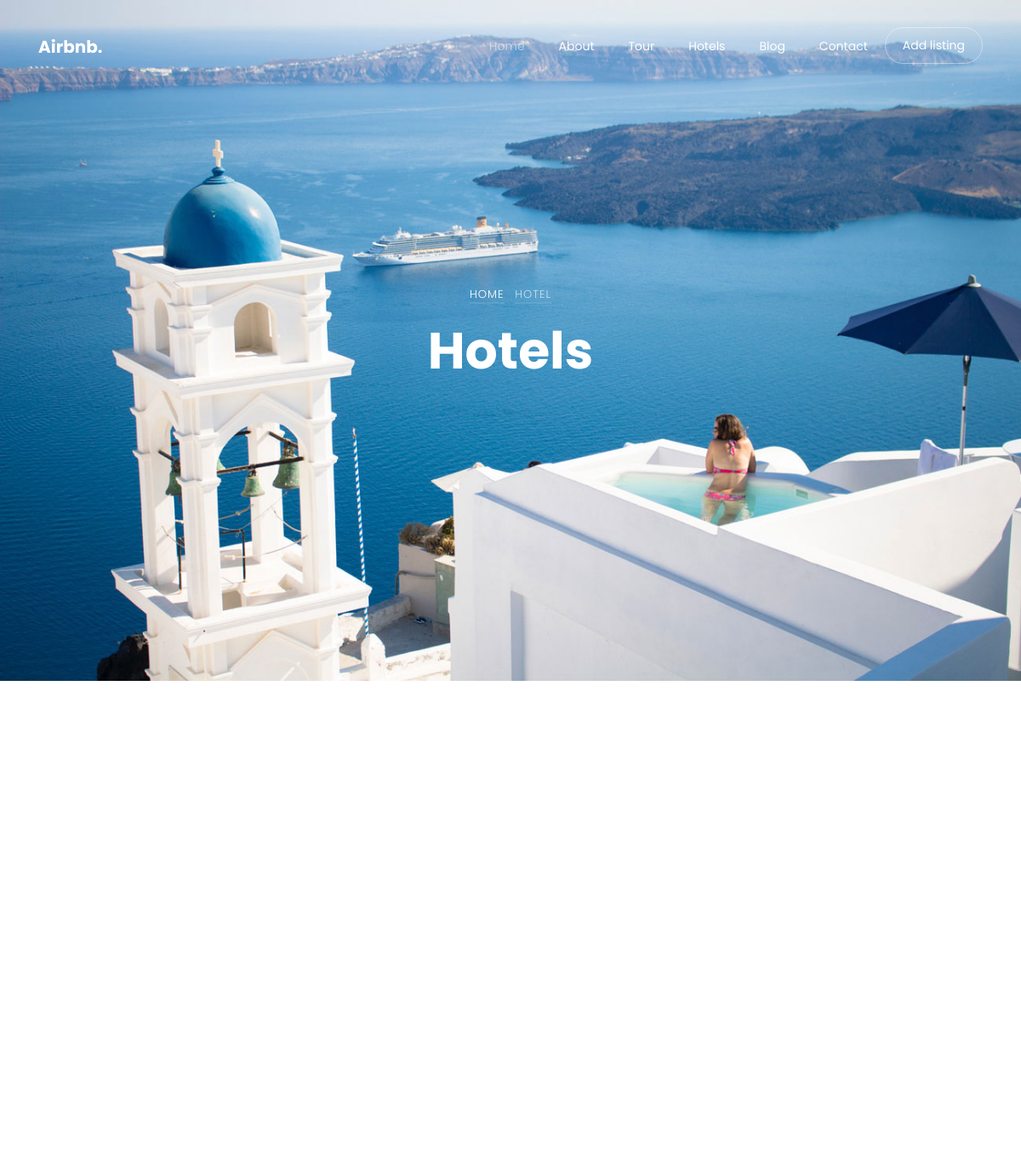
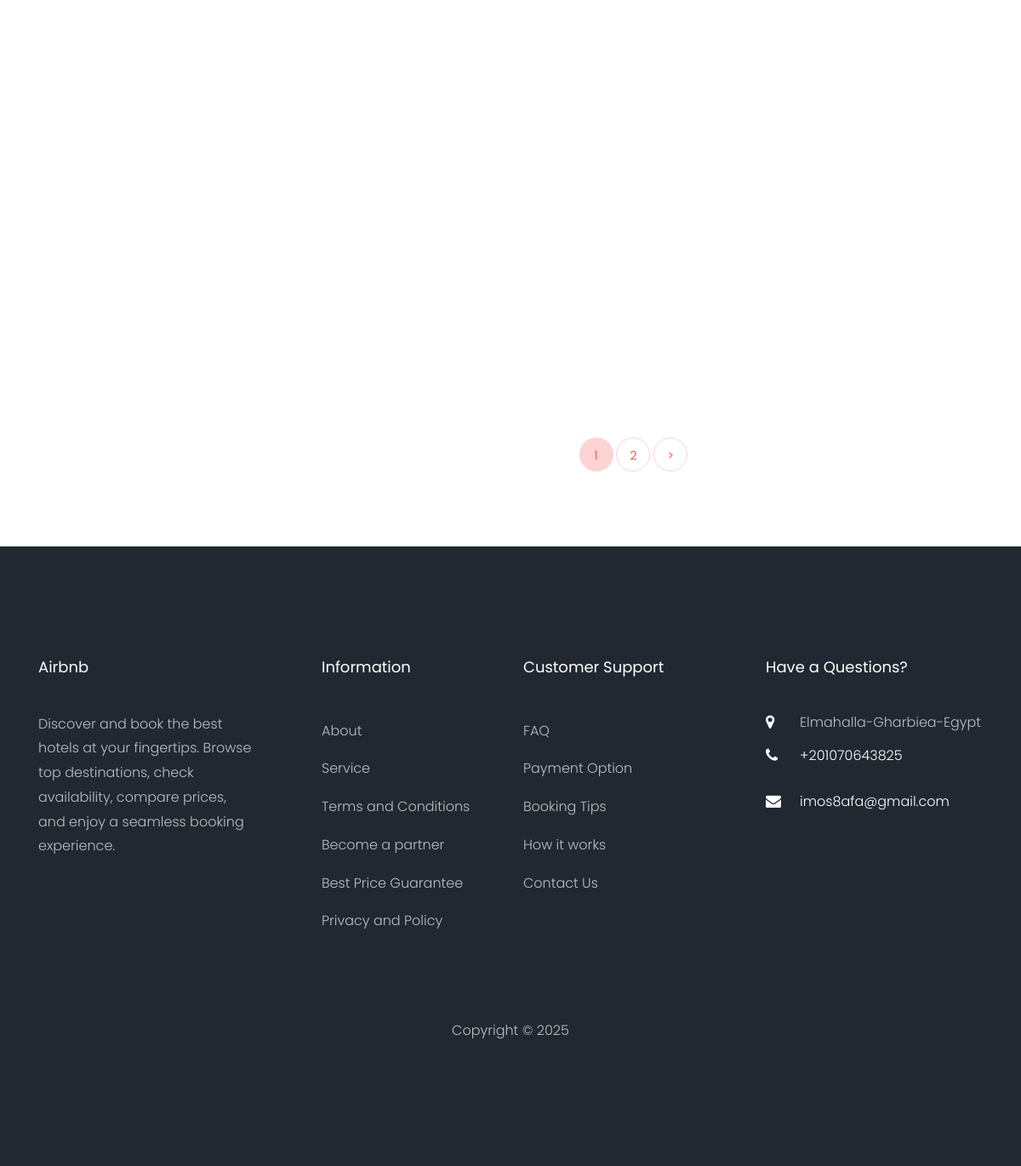
Screenshot of /property/ with the database file from the repository (2 pictures, top to bottom).
### settings/models.py (models this page shows, shortened)
class Settings(models.Model):
    site_name = models.CharField(max_length=200)
    logo = models.ImageField(upload_to="settings/")
    address = models.TextField(max_length=500)
    email = models. EmailField(max_length=300)
    phone = models.CharField(max_length=13)
    description = models.TextField(max_length=1500)
    fb_link = models.URLField(max_length=200)
    x_link = models.URLField(max_length=200)
    instagram_link = models.URLField(max_length=200)

### property/views.py (the view)
# urls.py: path('', PropertyList.as_view(), name = 'property_list' ),
class PropertyList(FilterView):
    model = Property
    paginate_by = 6
    filterset_class = PropertyFilter
    template_name = 'property/property_list.html'

### property/models.py (called while the page is built)
    def __str__(self):
        return self.name

    def get_absolute_url(self):
        return reverse('property:property_details',kwargs={'slug':self.slug})

    def __str__(self):
        return self.name

    def __str__(self):
        return self.name

### property/templates/property/property_list.html (shortened to what this page needs)
{% extends "base.html" %}
{% load static %}
{% block body %}
<div
  class="hero-wrap js-fullheight"
  style="background-image: url('{% static 'images/bg_5.jpg' %}')"
>
  <div class="container">
    <div
      class="row no-gutters slider-text js-fullheight align-items-center justify-content-center"
      data-scrollax-parent="true"
    >
      <div
        class="col-md-9 ftco-animate text-center"
        data-scrollax=" properties: { translateY: '70%' }"
      >
        <p
          class="breadcrumbs"
          data-scrollax="properties: { translateY: '30%', opacity: 1.6 }"
        >
          <span class="mr-2"><a href="index.html">Home</a></span>
          <span>Hotel</span>
        </p>
        <h1
          class="mb-3 bread"
          data-scrollax="properties: { translateY: '30%', opacity: 1.6 }"
        >
          Hotels
        </h1>
      </div>
    </div>
  </div>
</div>
<section class="ftco-section ftco-degree-bg">
  <div class="container">
    <div class="row">
      <div class="col-lg-3">
      </div>
      <div class="col-lg-9">
        <div class="row">
        </div>
        {% if is_paginated %}
        <div class="row mt-5">
          <div class="col text-center">
            <div class="block-27">
              <ul>
                {% for i in paginator.page_range %}
                {% if page_obj.number == i %}
                <li class="active"><span>{{i}}</span></li>
                {% else %}
                <li><a href="?page={{i}}">{{i}}</a></li>
                {% endif %} {% endfor %} {% if page_obj.has_next%}
                <li><a href="?page={{ page_obj.next_page_number}}">&gt;</a></li>
                {% else %}
                <li class="disabled"></li>
                {% endif %}
              </ul>
            </div>
            {% endif %}
          </div>
        </div>
      </div>
    </div>
  </div>
</section>
{% endblock %}

### templates/base.html (shortened to what this page needs)
{% load static %}
<!DOCTYPE html>
<html lang="en">
  <head>
    <link
      rel="stylesheet"
      href="{% static 'css/open-iconic-bootstrap.min.css' %}"
    />
    <link rel="stylesheet" href="{% static 'css/animate.css' %}" />
    <link rel="stylesheet" href="{% static 'css/owl.carousel.min.css' %}" />
    <link
      rel="stylesheet"
      href="{% static 'css/owl.theme.default.min.css' %}"
    />
    <link rel="stylesheet" href="{% static 'css/magnific-popup.css' %}" />
    <link rel="stylesheet" href="{% static 'css/aos.css' %}" />
    <link rel="stylesheet" href="{% static 'css/ionicons.min.css' %}" />
    <link rel="stylesheet" href="{% static 'css/bootstrap-datepicker.css' %}" />
    <link rel="stylesheet" href="{% static 'css/jquery.timepicker.css' %}" />
    <link rel="stylesheet" href="{% static 'css/flaticon.css' %}" />
    <link rel="stylesheet" href="{% static 'css/icomoon.css' %}" />
    <link rel="stylesheet" href="{% static 'css/style.css' %}" />
  </head>
  <body>
    <nav
      class="navbar navbar-expand-lg navbar-dark ftco_navbar bg-dark ftco-navbar-light"
      id="ftco-navbar"
    >
      <div class="container">
        <a class="navbar-brand" href="index.html">{{footer.site_name}}.</a>
        <div class="collapse navbar-collapse" id="ftco-nav">
          <ul class="navbar-nav ml-auto">
            <li class="nav-item active">
              <a href="index.html" class="nav-link">Home</a>
            </li>
            <li class="nav-item">
              <a href="about.html" class="nav-link">About</a>
            </li>
            <li class="nav-item">
              <a href="tour.html" class="nav-link">Tour</a>
            </li>
            <li class="nav-item">
              <a href="hotel.html" class="nav-link">Hotels</a>
            </li>
            <li class="nav-item">
              <a href="blog.html" class="nav-link">Blog</a>
            </li>
            <li class="nav-item">
              <a href="contact.html" class="nav-link">Contact</a>
            </li>
            <li class="nav-item cta">
              <a href="contact.html" class="nav-link"
                ><span>Add listing</span></a
              >
            </li>
          </ul>
        </div>
      </div>
    </nav>
     {% block body %}
     {% endblock %}
    <footer class="ftco-footer ftco-bg-dark ftco-section">
      <div class="container">
        <div class="row mb-5">
          <div class="col-md">
            <div class="ftco-footer-widget mb-4">
              <h2 class="ftco-heading-2">{{footer.site_name}}</h2>
              <p>
                {{footer.description}}
              </p>
              <ul
                class="ftco-footer-social list-unstyled float-md-left float-lft mt-5"
              >
              </ul>
            </div>
          </div>
          <div class="col-md">
            <div class="ftco-footer-widget mb-4 ml-md-5">
              <h2 class="ftco-heading-2">Information</h2>
              <ul class="list-unstyled">
                <li><a href="#" class="py-2 d-block">About</a></li>
                <li><a href="#" class="py-2 d-block">Service</a></li>
                <li>
                  <a href="#" class="py-2 d-block">Terms and Conditions</a>
                </li>
                <li><a href="#" class="py-2 d-block">Become a partner</a></li>
                <li>
                  <a href="#" class="py-2 d-block">Best Price Guarantee</a>
                </li>
                <li><a href="#" class="py-2 d-block">Privacy and Policy</a></li>
              </ul>
            </div>
          </div>
          <div class="col-md">
            <div class="ftco-footer-widget mb-4">
              <h2 class="ftco-heading-2">Customer Support</h2>
              <ul class="list-unstyled">
                <li><a href="#" class="py-2 d-block">FAQ</a></li>
                <li><a href="#" class="py-2 d-block">Payment Option</a></li>
                <li><a href="#" class="py-2 d-block">Booking Tips</a></li>
                <li><a href="#" class="py-2 d-block">How it works</a></li>
                <li><a href="#" class="py-2 d-block">Contact Us</a></li>
              </ul>
            </div>
          </div>
          <div class="col-md">
            <div class="ftco-footer-widget mb-4">
              <h2 class="ftco-heading-2">Have a Questions?</h2>
              <div class="block-23 mb-3">
                <ul>
                  <li>
                    <span class="icon icon-map-marker"></span
                    ><span class="text"
                      >{{footer.address}}</span
                    >
                  </li>
                  <li>
                    <a href="#"
                      ><span class="icon icon-phone"></span
                      ><span class="text">{{footer.phone}}</span></a
                    >
                  </li>
                  <li>
                    <a href="#"
                      ><span class="icon icon-envelope"></span
                      ><span class="text">{{footer.email}}</span></a
                    >
                  </li>
                </ul>
              </div>
            </div>
          </div>
        </div>
        <div class="row">
          <div class="col-md-12 text-center">
            <p>
              Copyright &copy;
            </p>
          </div>
        </div>
      </div>
    </footer>
  </body>
</html>

### static/css/icomoon.css (style rules this page uses)
.icon-map-marker:before { content: "\f041"; }
.icon-phone:before { content: "\f095"; }
.icon-envelope:before { content: "\f0e0"; }

### rows the page displays
Settings: site_name "Airbnb", description "Discover and book the best hotels at your fingertips. Browse top destinations, check availability, compare prices, and enjoy a seamless booking experience.", address "Elmahalla-Gharbiea-Egypt", phone "+201070643825", email "imos8afa@gmail.com"

### other values shown
{{ i }} "1"
{{ i }} "2"
